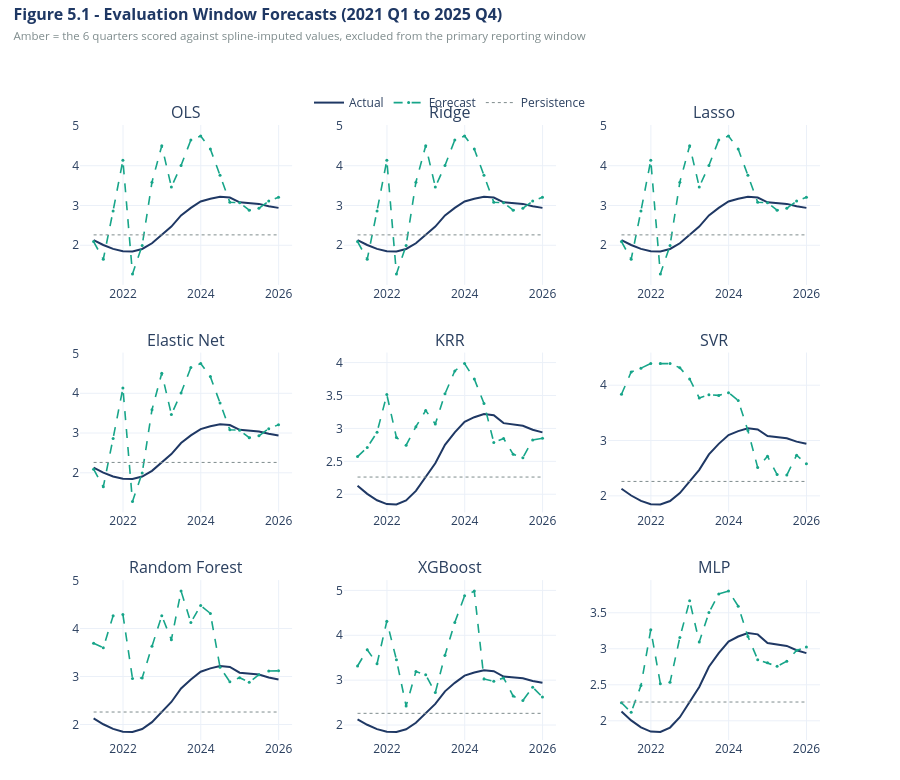

The notebook cell saved with this chart:
### Code cell
# 5.5 - Figure 5.1 forecasts against actual
ncols = 3
nrows = int(np.ceil(len(MODEL_NAMES) / ncols))
fig = make_subplots(rows=nrows, cols=ncols, subplot_titles=MODEL_NAMES,
                    vertical_spacing=0.11, horizontal_spacing=0.07)

for i, name in enumerate(MODEL_NAMES):
    r, c = i // ncols + 1, i % ncols + 1
    res = results[name]
    ix  = pd.DatetimeIndex(res['idx_eval'])
    fig.add_vrect(x0=str(ix[0].date()), x1=CLEAN_START, row=r, col=c,
                  fillcolor='rgba(230,126,34,0.10)', line_width=0)
    fig.add_trace(go.Scatter(x=ix, y=res['y_eval'], mode='lines', name='Actual',
                             line=dict(color=NAVY, width=2),
                             showlegend=(i == 0)), row=r, col=c)
    fig.add_trace(go.Scatter(x=ix, y=res['eval_pred'], mode='lines+markers',
                             name='Forecast', line=dict(color=TEAL, width=1.6, dash='dash'),
                             marker=dict(size=3), showlegend=(i == 0)), row=r, col=c)
    fig.add_trace(go.Scatter(x=ix, y=bm_persist, mode='lines', name='Persistence',
                             line=dict(color=GREY, width=1, dash='dot'),
                             showlegend=(i == 0)), row=r, col=c)

fig.update_layout(
    title=dict(text=('<b>Figure 5.1 - Evaluation Window Forecasts (2021 Q1 to 2025 Q4)</b>'
                     f'<br><span style="font-size:11.5px;color:{GREY}">'
                     'Amber = the 6 quarters scored against spline-imputed values, '
                     'excluded from the primary reporting window</span>'),
               font=dict(size=16, color=NAVY), x=0.015, xanchor='left',
               y=0.975, yanchor='top'),
    template=TEMPLATE, height=260 * nrows,
    legend=dict(orientation='h', yanchor='top', y=1.06, xanchor='center', x=0.5),
    margin=dict(t=125, b=40))
fig.show()
